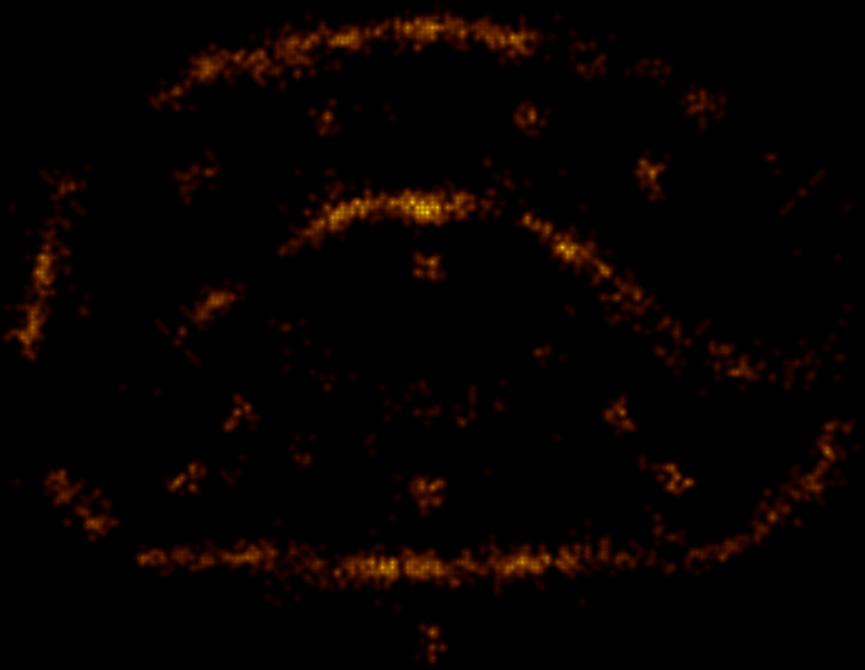

Reproduce this figure in Python.
#!/usr/bin/env python
"""
This file will take sample a replay and generate a heatmap.

This heatmap is based on all death events found during the replay.
"""
import heatmap as hm
import ReplayLib


def shapes_generator(events):
    for event in events:
        yield hm.Point(hm.LatLon(event['m_y'], event['m_x']),)


def setup_config(deaths):
    config = hm.Configuration()
    config.shapes = shapes_generator(deaths)
    config.projection = hm.EquirectangularProjection()
    config.projection.pixels_per_degree = 5
    config.decay = .9
    config.kernel = hm.LinearKernel(7)
    config.background = 'black'
    config.fill_missing()
    return config


def main():
    print "Starting processing"
    replay_file = '2.StormReplay'
    replay = ReplayLib.Replay(replay_file)
    deaths = replay.get_deaths()
    print "Starting heatmap generation"
    config = setup_config(deaths)
    matrix = hm.process_shapes(config)
    matrix = matrix.finalized()
    image = hm.ImageMaker(config).make_image(matrix)
    image.save('sample.png')
    print "Complete"

if __name__ == "__main__":
    main()
